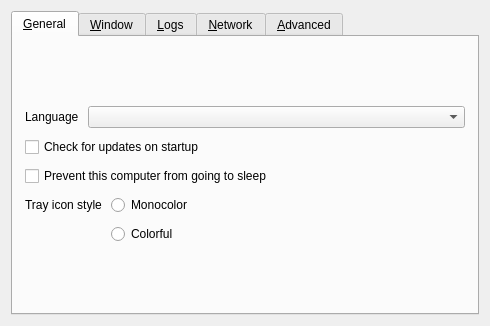
<?xml version="1.0" encoding="UTF-8"?>
<ui version="4.0">
 <class>SettingsDialog</class>
 <widget class="QDialog" name="SettingsDialog">
  <property name="geometry">
   <rect>
    <x>0</x>
    <y>0</y>
    <width>490</width>
    <height>326</height>
   </rect>
  </property>
  <property name="sizePolicy">
   <sizepolicy hsizetype="Maximum" vsizetype="Maximum">
    <horstretch>0</horstretch>
    <verstretch>0</verstretch>
   </sizepolicy>
  </property>
  <property name="windowTitle">
   <string>Preferences</string>
  </property>
  <property name="modal">
   <bool>true</bool>
  </property>
  <layout class="QVBoxLayout" name="verticalLayout_3">
   <item>
    <widget class="QTabWidget" name="tabWidget">
     <widget class="QWidget" name="tabGeneral">
      <attribute name="title">
       <string>&amp;General</string>
      </attribute>
      <layout class="QVBoxLayout" name="verticalLayout_6">
       <property name="spacing">
        <number>9</number>
       </property>
       <property name="leftMargin">
        <number>12</number>
       </property>
       <property name="topMargin">
        <number>12</number>
       </property>
       <property name="rightMargin">
        <number>12</number>
       </property>
       <property name="bottomMargin">
        <number>12</number>
       </property>
       <item>
        <spacer name="verticalSpacer_6">
         <property name="orientation">
          <enum>Qt::Orientation::Vertical</enum>
         </property>
         <property name="sizeHint" stdset="0">
          <size>
           <width>20</width>
           <height>0</height>
          </size>
         </property>
        </spacer>
       </item>
       <item>
        <layout class="QHBoxLayout" name="horizontalLayout_3">
         <item>
          <widget class="QLabel" name="lblLanguage">
           <property name="sizePolicy">
            <sizepolicy hsizetype="Maximum" vsizetype="Preferred">
             <horstretch>0</horstretch>
             <verstretch>0</verstretch>
            </sizepolicy>
           </property>
           <property name="text">
            <string>Language</string>
           </property>
          </widget>
         </item>
         <item>
          <widget class="QComboBox" name="comboLanguage"/>
         </item>
        </layout>
       </item>
       <item>
        <widget class="QCheckBox" name="cbAutoUpdate">
         <property name="text">
          <string>Check for updates on startup</string>
         </property>
        </widget>
       </item>
       <item>
        <widget class="QCheckBox" name="cbPreventSleep">
         <property name="text">
          <string>Prevent this computer from going to sleep</string>
         </property>
        </widget>
       </item>
       <item>
        <layout class="QFormLayout" name="formLayout">
         <item row="1" column="1">
          <widget class="QRadioButton" name="rbIconColorful">
           <property name="text">
            <string>Colorful</string>
           </property>
          </widget>
         </item>
         <item row="0" column="1">
          <widget class="QRadioButton" name="rbIconMono">
           <property name="text">
            <string>Monocolor</string>
           </property>
          </widget>
         </item>
         <item row="0" column="0">
          <widget class="QLabel" name="lblTrayIconStyle">
           <property name="text">
            <string>Tray icon style</string>
           </property>
          </widget>
         </item>
        </layout>
       </item>
       <item>
        <spacer name="verticalSpacer_3">
         <property name="orientation">
          <enum>Qt::Orientation::Vertical</enum>
         </property>
         <property name="sizeHint" stdset="0">
          <size>
           <width>20</width>
           <height>0</height>
          </size>
         </property>
        </spacer>
       </item>
      </layout>
     </widget>
     <widget class="QWidget" name="tabWindow">
      <attribute name="title">
       <string>&amp;Window</string>
      </attribute>
      <layout class="QVBoxLayout" name="verticalLayout_14">
       <property name="spacing">
        <number>9</number>
       </property>
       <property name="leftMargin">
        <number>12</number>
       </property>
       <property name="topMargin">
        <number>12</number>
       </property>
       <property name="rightMargin">
        <number>12</number>
       </property>
       <property name="bottomMargin">
        <number>12</number>
       </property>
       <item>
        <spacer name="verticalSpacer_7">
         <property name="orientation">
          <enum>Qt::Orientation::Vertical</enum>
         </property>
         <property name="sizeHint" stdset="0">
          <size>
           <width>20</width>
           <height>0</height>
          </size>
         </property>
        </spacer>
       </item>
       <item>
        <layout class="QFormLayout" name="formLayout_2">
         <property name="labelAlignment">
          <set>Qt::AlignmentFlag::AlignRight|Qt::AlignmentFlag::AlignTrailing|Qt::AlignmentFlag::AlignVCenter</set>
         </property>
         <item row="0" column="0">
          <widget class="QLabel" name="label_3">
           <property name="text">
            <string>When the application starts</string>
           </property>
          </widget>
         </item>
         <item row="0" column="1">
          <widget class="QWidget" name="widget" native="true">
           <layout class="QVBoxLayout" name="verticalLayout_2">
            <item>
             <widget class="QRadioButton" name="rbShowOnStart">
              <property name="text">
               <string>Show the main window</string>
              </property>
             </widget>
            </item>
            <item>
             <widget class="QRadioButton" name="rbAutoHide">
              <property name="text">
               <string>Send to background</string>
              </property>
             </widget>
            </item>
           </layout>
          </widget>
         </item>
         <item row="1" column="0">
          <widget class="QLabel" name="label">
           <property name="text">
            <string>When the main window is closed</string>
           </property>
           <property name="alignment">
            <set>Qt::AlignmentFlag::AlignRight|Qt::AlignmentFlag::AlignTrailing|Qt::AlignmentFlag::AlignVCenter</set>
           </property>
          </widget>
         </item>
         <item row="1" column="1">
          <widget class="QWidget" name="widget_2" native="true">
           <layout class="QVBoxLayout" name="verticalLayout_13">
            <item>
             <widget class="QRadioButton" name="rbExitOnClose">
              <property name="text">
               <string>Exit</string>
              </property>
             </widget>
            </item>
            <item>
             <widget class="QRadioButton" name="rbCloseToTray">
              <property name="text">
               <string>Send to background</string>
              </property>
             </widget>
            </item>
           </layout>
          </widget>
         </item>
        </layout>
       </item>
       <item>
        <widget class="QCheckBox" name="cbShowVersion">
         <property name="text">
          <string>Include version in the window title</string>
         </property>
        </widget>
       </item>
       <item>
        <spacer name="verticalSpacer_11">
         <property name="orientation">
          <enum>Qt::Orientation::Vertical</enum>
         </property>
         <property name="sizeHint" stdset="0">
          <size>
           <width>20</width>
           <height>0</height>
          </size>
         </property>
        </spacer>
       </item>
      </layout>
     </widget>
     <widget class="QWidget" name="tabLog">
      <attribute name="title">
       <string>&amp;Logs</string>
      </attribute>
      <layout class="QVBoxLayout" name="verticalLayout">
       <property name="spacing">
        <number>9</number>
       </property>
       <property name="leftMargin">
        <number>12</number>
       </property>
       <property name="topMargin">
        <number>12</number>
       </property>
       <property name="rightMargin">
        <number>12</number>
       </property>
       <property name="bottomMargin">
        <number>12</number>
       </property>
       <item>
        <spacer name="verticalSpacer_8">
         <property name="orientation">
          <enum>Qt::Orientation::Vertical</enum>
         </property>
         <property name="sizeHint" stdset="0">
          <size>
           <width>20</width>
           <height>0</height>
          </size>
         </property>
        </spacer>
       </item>
       <item>
        <layout class="QHBoxLayout" name="horizontalLayout_4">
         <item>
          <widget class="QLabel" name="lblLogLevel">
           <property name="sizePolicy">
            <sizepolicy hsizetype="Maximum" vsizetype="Fixed">
             <horstretch>0</horstretch>
             <verstretch>0</verstretch>
            </sizepolicy>
           </property>
           <property name="text">
            <string>Level</string>
           </property>
          </widget>
         </item>
         <item>
          <widget class="QComboBox" name="comboLogLevel"/>
         </item>
        </layout>
       </item>
       <item>
        <widget class="QLabel" name="lblDebugWarning">
         <property name="text">
          <string>Using a log level higher than Info may affect performance.</string>
         </property>
         <property name="wordWrap">
          <bool>true</bool>
         </property>
        </widget>
       </item>
       <item>
        <widget class="QGroupBox" name="groupLogToFile">
         <property name="title">
          <string>Log to file</string>
         </property>
         <property name="checkable">
          <bool>true</bool>
         </property>
         <layout class="QHBoxLayout" name="horizontalLayout_2">
          <item>
           <widget class="QWidget" name="widgetLogFilename" native="true">
            <property name="sizePolicy">
             <sizepolicy hsizetype="Preferred" vsizetype="Maximum">
              <horstretch>0</horstretch>
              <verstretch>0</verstretch>
             </sizepolicy>
            </property>
            <layout class="QHBoxLayout" name="_4">
             <property name="spacing">
              <number>3</number>
             </property>
             <property name="leftMargin">
              <number>0</number>
             </property>
             <property name="topMargin">
              <number>0</number>
             </property>
             <property name="rightMargin">
              <number>0</number>
             </property>
             <property name="bottomMargin">
              <number>0</number>
             </property>
             <item>
              <widget class="QLabel" name="labelLogPath">
               <property name="sizePolicy">
                <sizepolicy hsizetype="Preferred" vsizetype="Fixed">
                 <horstretch>0</horstretch>
                 <verstretch>0</verstretch>
                </sizepolicy>
               </property>
               <property name="text">
                <string>Log path</string>
               </property>
              </widget>
             </item>
             <item>
              <spacer name="horizontalSpacer_7">
               <property name="orientation">
                <enum>Qt::Orientation::Horizontal</enum>
               </property>
               <property name="sizeType">
                <enum>QSizePolicy::Policy::Minimum</enum>
               </property>
               <property name="sizeHint" stdset="0">
                <size>
                 <width>17</width>
                 <height>25</height>
                </size>
               </property>
              </spacer>
             </item>
             <item>
              <widget class="QLineEdit" name="lineLogFilename">
               <property name="enabled">
                <bool>true</bool>
               </property>
               <property name="sizePolicy">
                <sizepolicy hsizetype="Expanding" vsizetype="Fixed">
                 <horstretch>0</horstretch>
                 <verstretch>0</verstretch>
                </sizepolicy>
               </property>
              </widget>
             </item>
             <item>
              <widget class="QPushButton" name="btnBrowseLog">
               <property name="enabled">
                <bool>true</bool>
               </property>
               <property name="cursor">
                <cursorShape>PointingHandCursor</cursorShape>
               </property>
               <property name="text">
                <string/>
               </property>
               <property name="icon">
                <iconset theme="QIcon::ThemeIcon::DocumentOpen"/>
               </property>
               <property name="flat">
                <bool>true</bool>
               </property>
              </widget>
             </item>
            </layout>
           </widget>
          </item>
         </layout>
        </widget>
       </item>
       <item>
        <widget class="QCheckBox" name="cbGuiDebug">
         <property name="text">
          <string>Enable GUI debug messages</string>
         </property>
        </widget>
       </item>
       <item>
        <spacer name="verticalSpacer_4">
         <property name="orientation">
          <enum>Qt::Orientation::Vertical</enum>
         </property>
         <property name="sizeHint" stdset="0">
          <size>
           <width>20</width>
           <height>0</height>
          </size>
         </property>
        </spacer>
       </item>
      </layout>
     </widget>
     <widget class="QWidget" name="tabNetwork">
      <attribute name="title">
       <string>&amp;Network</string>
      </attribute>
      <layout class="QVBoxLayout" name="verticalLayout_7">
       <property name="spacing">
        <number>9</number>
       </property>
       <property name="leftMargin">
        <number>12</number>
       </property>
       <property name="topMargin">
        <number>12</number>
       </property>
       <property name="rightMargin">
        <number>12</number>
       </property>
       <property name="bottomMargin">
        <number>12</number>
       </property>
       <item>
        <spacer name="verticalSpacer_9">
         <property name="orientation">
          <enum>Qt::Orientation::Vertical</enum>
         </property>
         <property name="sizeHint" stdset="0">
          <size>
           <width>20</width>
           <height>0</height>
          </size>
         </property>
        </spacer>
       </item>
       <item>
        <layout class="QHBoxLayout" name="horizontalLayout">
         <item>
          <widget class="QLabel" name="lblNetworkIp">
           <property name="sizePolicy">
            <sizepolicy hsizetype="Maximum" vsizetype="Fixed">
             <horstretch>0</horstretch>
             <verstretch>0</verstretch>
            </sizepolicy>
           </property>
           <property name="text">
            <string>Network IP</string>
           </property>
          </widget>
         </item>
         <item>
          <widget class="QComboBox" name="comboInterface">
           <property name="sizePolicy">
            <sizepolicy hsizetype="Maximum" vsizetype="Fixed">
             <horstretch>0</horstretch>
             <verstretch>0</verstretch>
            </sizepolicy>
           </property>
           <item>
            <property name="text">
             <string>Automatic</string>
            </property>
           </item>
          </widget>
         </item>
         <item>
          <spacer name="horizontalSpacer">
           <property name="orientation">
            <enum>Qt::Orientation::Horizontal</enum>
           </property>
           <property name="sizeType">
            <enum>QSizePolicy::Policy::Expanding</enum>
           </property>
           <property name="sizeHint" stdset="0">
            <size>
             <width>25</width>
             <height>20</height>
            </size>
           </property>
          </spacer>
         </item>
        </layout>
       </item>
       <item>
        <layout class="QHBoxLayout" name="horizontalLayout_6">
         <item>
          <widget class="QLabel" name="lblPort">
           <property name="sizePolicy">
            <sizepolicy hsizetype="Maximum" vsizetype="Fixed">
             <horstretch>0</horstretch>
             <verstretch>0</verstretch>
            </sizepolicy>
           </property>
           <property name="text">
            <string>Port</string>
           </property>
          </widget>
         </item>
         <item>
          <widget class="QSpinBox" name="sbPort">
           <property name="enabled">
            <bool>true</bool>
           </property>
           <property name="sizePolicy">
            <sizepolicy hsizetype="Maximum" vsizetype="Fixed">
             <horstretch>0</horstretch>
             <verstretch>0</verstretch>
            </sizepolicy>
           </property>
           <property name="maximum">
            <number>65535</number>
           </property>
           <property name="value">
            <number>24800</number>
           </property>
          </widget>
         </item>
         <item>
          <spacer name="horizontalSpacer_3">
           <property name="orientation">
            <enum>Qt::Orientation::Horizontal</enum>
           </property>
           <property name="sizeHint" stdset="0">
            <size>
             <width>40</width>
             <height>20</height>
            </size>
           </property>
          </spacer>
         </item>
        </layout>
       </item>
       <item>
        <widget class="QGroupBox" name="groupSecurity">
         <property name="sizePolicy">
          <sizepolicy hsizetype="Preferred" vsizetype="Maximum">
           <horstretch>0</horstretch>
           <verstretch>0</verstretch>
          </sizepolicy>
         </property>
         <property name="title">
          <string>Enable TLS Encryption</string>
         </property>
         <property name="checkable">
          <bool>true</bool>
         </property>
         <property name="checked">
          <bool>false</bool>
         </property>
         <layout class="QVBoxLayout" name="_11">
          <item>
           <widget class="QWidget" name="widgetTlsCert" native="true">
            <layout class="QHBoxLayout" name="_12">
             <property name="leftMargin">
              <number>0</number>
             </property>
             <property name="topMargin">
              <number>0</number>
             </property>
             <property name="rightMargin">
              <number>0</number>
             </property>
             <property name="bottomMargin">
              <number>0</number>
             </property>
             <item>
              <widget class="QLabel" name="lblTlsCertInfo">
               <property name="text">
                <string notr="true"/>
               </property>
              </widget>
             </item>
             <item>
              <widget class="QLabel" name="lblTlsCert">
               <property name="sizePolicy">
                <sizepolicy hsizetype="Preferred" vsizetype="Fixed">
                 <horstretch>0</horstretch>
                 <verstretch>0</verstretch>
                </sizepolicy>
               </property>
               <property name="text">
                <string>Certificate</string>
               </property>
              </widget>
             </item>
             <item>
              <widget class="QLineEdit" name="lineTlsCertPath">
               <property name="minimumSize">
                <size>
                 <width>0</width>
                 <height>0</height>
                </size>
               </property>
              </widget>
             </item>
             <item>
              <widget class="QPushButton" name="btnTlsCertPath">
               <property name="cursor">
                <cursorShape>PointingHandCursor</cursorShape>
               </property>
               <property name="text">
                <string/>
               </property>
               <property name="icon">
                <iconset theme="QIcon::ThemeIcon::DocumentOpen"/>
               </property>
               <property name="flat">
                <bool>true</bool>
               </property>
              </widget>
             </item>
            </layout>
           </widget>
          </item>
          <item>
           <layout class="QHBoxLayout" name="horizontalLayout_5">
            <property name="topMargin">
             <number>0</number>
            </property>
            <item>
             <widget class="QLabel" name="lblTlsKeyLength">
              <property name="sizePolicy">
               <sizepolicy hsizetype="Preferred" vsizetype="Fixed">
                <horstretch>0</horstretch>
                <verstretch>0</verstretch>
               </sizepolicy>
              </property>
              <property name="text">
               <string>Key length</string>
              </property>
             </widget>
            </item>
            <item>
             <widget class="QComboBox" name="comboTlsKeyLength">
              <item>
               <property name="text">
                <string notr="true">2048</string>
               </property>
              </item>
              <item>
               <property name="text">
                <string notr="true">4096</string>
               </property>
              </item>
             </widget>
            </item>
            <item>
             <spacer name="horizontalSpacer_2">
              <property name="orientation">
               <enum>Qt::Orientation::Horizontal</enum>
              </property>
              <property name="sizeHint" stdset="0">
               <size>
                <width>40</width>
                <height>20</height>
               </size>
              </property>
             </spacer>
            </item>
            <item>
             <widget class="QPushButton" name="btnTlsRegenCert">
              <property name="text">
               <string>Regenerate certificate</string>
              </property>
              <property name="icon">
               <iconset theme="QIcon::ThemeIcon::ViewRefresh"/>
              </property>
             </widget>
            </item>
           </layout>
          </item>
          <item>
           <widget class="QCheckBox" name="cbRequireClientCert">
            <property name="text">
             <string>Require client certificates</string>
            </property>
           </widget>
          </item>
          <item>
           <widget class="QCheckBox" name="cbShareFiles">
            <property name="text">
             <string>Share copied files and folders</string>
            </property>
            <property name="toolTip">
             <string>Copy files between Finder and Nautilus. Enable on both computers; encrypted connections and certificate verification are required. Setup will offer firewall access when you save. Files are copied, never moved.</string>
            </property>
           </widget>
          </item>
          <item>
           <widget class="QPushButton" name="btnFileSharingSetup">
            <property name="text">
             <string>Set up file sharing…</string>
            </property>
            <property name="toolTip">
             <string>Allow file connections from selected computers and check the connection. Use this again when adding a computer or changing networks.</string>
            </property>
           </widget>
          </item>
          <item>
           <spacer name="verticalSpacer_2">
            <property name="orientation">
             <enum>Qt::Orientation::Vertical</enum>
            </property>
            <property name="sizeHint" stdset="0">
             <size>
              <width>20</width>
              <height>0</height>
             </size>
            </property>
           </spacer>
          </item>
         </layout>
        </widget>
       </item>
       <item>
        <spacer name="verticalSpacer_5">
         <property name="orientation">
          <enum>Qt::Orientation::Vertical</enum>
         </property>
         <property name="sizeHint" stdset="0">
          <size>
           <width>20</width>
           <height>0</height>
          </size>
         </property>
        </spacer>
       </item>
      </layout>
     </widget>
     <widget class="QWidget" name="tabAdvanced">
      <attribute name="title">
       <string>&amp;Advanced</string>
      </attribute>
      <layout class="QVBoxLayout" name="verticalLayout_4">
       <property name="spacing">
        <number>9</number>
       </property>
       <property name="leftMargin">
        <number>12</number>
       </property>
       <property name="topMargin">
        <number>12</number>
       </property>
       <property name="rightMargin">
        <number>12</number>
       </property>
       <property name="bottomMargin">
        <number>12</number>
       </property>
       <item>
        <spacer name="verticalSpacer_10">
         <property name="orientation">
          <enum>Qt::Orientation::Vertical</enum>
         </property>
         <property name="sizeHint" stdset="0">
          <size>
           <width>20</width>
           <height>0</height>
          </size>
         </property>
        </spacer>
       </item>
       <item>
        <widget class="QGroupBox" name="groupService">
         <property name="enabled">
          <bool>true</bool>
         </property>
         <property name="title">
          <string>Use background service (daemon)</string>
         </property>
         <property name="checkable">
          <bool>true</bool>
         </property>
         <property name="checked">
          <bool>false</bool>
         </property>
         <layout class="QGridLayout" name="_6">
          <item row="1" column="0">
           <widget class="QCheckBox" name="cbElevateDaemon">
            <property name="text">
             <string>Always run as system (work at login screen and UAC)</string>
            </property>
            <property name="autoExclusive">
             <bool>false</bool>
            </property>
           </widget>
          </item>
         </layout>
        </widget>
       </item>
       <item>
        <layout class="QFormLayout" name="formLayout_3">
         <property name="fieldGrowthPolicy">
          <enum>QFormLayout::FieldGrowthPolicy::ExpandingFieldsGrow</enum>
         </property>
         <property name="rowWrapPolicy">
          <enum>QFormLayout::RowWrapPolicy::DontWrapRows</enum>
         </property>
         <property name="labelAlignment">
          <set>Qt::AlignmentFlag::AlignLeading|Qt::AlignmentFlag::AlignLeft|Qt::AlignmentFlag::AlignVCenter</set>
         </property>
         <property name="formAlignment">
          <set>Qt::AlignmentFlag::AlignHCenter|Qt::AlignmentFlag::AlignTop</set>
         </property>
         <item row="0" column="0">
          <widget class="QCheckBox" name="cbRunEnterCommand">
           <property name="text">
            <string>Run command on enter</string>
           </property>
          </widget>
         </item>
         <item row="0" column="1">
          <widget class="QLineEdit" name="lineCommandEnter"/>
         </item>
         <item row="1" column="0">
          <widget class="QCheckBox" name="cbRunExitCommand">
           <property name="text">
            <string>Run command on exit</string>
           </property>
          </widget>
         </item>
         <item row="1" column="1">
          <widget class="QLineEdit" name="lineCommandExit"/>
         </item>
        </layout>
       </item>
       <item>
        <spacer name="verticalSpacer">
         <property name="orientation">
          <enum>Qt::Orientation::Vertical</enum>
         </property>
         <property name="sizeHint" stdset="0">
          <size>
           <width>20</width>
           <height>0</height>
          </size>
         </property>
        </spacer>
       </item>
       <item>
        <widget class="QPushButton" name="btnClearAllSettings">
         <property name="text">
          <string>Remove all settings</string>
         </property>
        </widget>
       </item>
      </layout>
     </widget>
    </widget>
   </item>
  </layout>
 </widget>
 <resources/>
 <connections/>
</ui>
